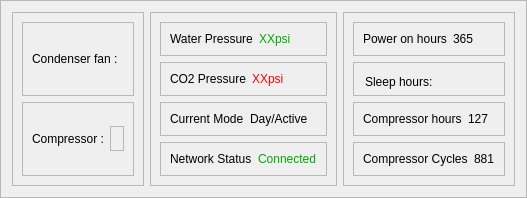
       <widget class="QFrame" name="frame_6">
        <property name="frameShape">
         <enum>QFrame::StyledPanel</enum>
        </property>
        <property name="frameShadow">
         <enum>QFrame::Raised</enum>
        </property>
        <layout class="QHBoxLayout" name="horizontalLayout_4">
         <item>
          <widget class="QFrame" name="frame_10">
           <property name="frameShape">
            <enum>QFrame::StyledPanel</enum>
           </property>
           <property name="frameShadow">
            <enum>QFrame::Raised</enum>
           </property>
           <layout class="QVBoxLayout" name="verticalLayout_6">
            <item>
             <widget class="QFrame" name="frame_25">
              <property name="frameShape">
               <enum>QFrame::StyledPanel</enum>
              </property>
              <property name="frameShadow">
               <enum>QFrame::Raised</enum>
              </property>
              <layout class="QHBoxLayout" name="horizontalLayout_17">
               <item>
                <widget class="QLabel" name="label_30">
                 <property name="text">
                  <string>Condenser fan :</string>
                 </property>
                </widget>
               </item>
               <item>
                <widget class="QFrame" name="frame_27">
                 <property name="minimumSize">
                  <size>
                   <width>0</width>
                   <height>25</height>
                  </size>
                 </property>
                 <property name="maximumSize">
                  <size>
                   <width>16777215</width>
                   <height>25</height>
                  </size>
                 </property>
                 <property name="frameShape">
                  <enum>QFrame::StyledPanel</enum>
                 </property>
                 <property name="frameShadow">
                  <enum>QFrame::Raised</enum>
                 </property>
                </widget>
               </item>
              </layout>
             </widget>
            </item>
            <item>
             <widget class="QFrame" name="frame_26">
              <property name="frameShape">
               <enum>QFrame::StyledPanel</enum>
              </property>
              <property name="frameShadow">
               <enum>QFrame::Raised</enum>
              </property>
              <layout class="QHBoxLayout" name="horizontalLayout_18">
               <item>
                <widget class="QLabel" name="label_32">
                 <property name="text">
                  <string>Compressor :</string>
                 </property>
                </widget>
               </item>
               <item>
                <widget class="QFrame" name="frame_28">
                 <property name="maximumSize">
                  <size>
                   <width>16777215</width>
                   <height>25</height>
                  </size>
                 </property>
                 <property name="frameShape">
                  <enum>QFrame::StyledPanel</enum>
                 </property>
                 <property name="frameShadow">
                  <enum>QFrame::Raised</enum>
                 </property>
                </widget>
               </item>
              </layout>
             </widget>
            </item>
           </layout>
          </widget>
         </item>
         <item>
          <widget class="QFrame" name="frame_11">
           <property name="frameShape">
            <enum>QFrame::StyledPanel</enum>
           </property>
           <property name="frameShadow">
            <enum>QFrame::Raised</enum>
           </property>
           <layout class="QVBoxLayout" name="verticalLayout_3">
            <item>
             <widget class="QFrame" name="frame_13">
              <property name="frameShape">
               <enum>QFrame::StyledPanel</enum>
              </property>
              <property name="frameShadow">
               <enum>QFrame::Raised</enum>
              </property>
              <layout class="QHBoxLayout" name="horizontalLayout_5">
               <item>
                <widget class="QLabel" name="label_6">
                 <property name="text">
                  <string>Water Pressure</string>
                 </property>
                </widget>
               </item>
               <item>
                <widget class="QLabel" name="label_7">
                 <property name="styleSheet">
                  <string notr="true">color: rgb(0, 170, 0);</string>
                 </property>
                 <property name="text">
                  <string>XXpsi</string>
                 </property>
                </widget>
               </item>
              </layout>
             </widget>
            </item>
            <item>
             <widget class="QFrame" name="frame_15">
              <property name="frameShape">
               <enum>QFrame::StyledPanel</enum>
              </property>
              <property name="frameShadow">
               <enum>QFrame::Raised</enum>
              </property>
              <layout class="QHBoxLayout" name="horizontalLayout_7">
               <item>
                <widget class="QLabel" name="label_10">
                 <property name="text">
                  <string>CO2 Pressure</string>
                 </property>
                </widget>
               </item>
               <item>
                <widget class="QLabel" name="label_11">
                 <property name="styleSheet">
                  <string notr="true">color: rgb(255, 0, 0);</string>
                 </property>
                 <property name="text">
                  <string>XXpsi</string>
                 </property>
                </widget>
               </item>
              </layout>
             </widget>
            </item>
            <item>
             <widget class="QFrame" name="frame_14">
              <property name="frameShape">
               <enum>QFrame::StyledPanel</enum>
              </property>
              <property name="frameShadow">
               <enum>QFrame::Raised</enum>
              </property>
              <layout class="QHBoxLayout" name="horizontalLayout_6">
               <item>
                <widget class="QLabel" name="label_8">
                 <property name="text">
                  <string>Current Mode</string>
                 </property>
                </widget>
               </item>
               <item>
                <widget class="QLabel" name="label_9">
                 <property name="text">
                  <string>Day/Active</string>
                 </property>
                </widget>
               </item>
              </layout>
             </widget>
            </item>
            <item>
             <widget class="QFrame" name="frame_16">
              <property name="frameShape">
               <enum>QFrame::StyledPanel</enum>
              </property>
              <property name="frameShadow">
               <enum>QFrame::Raised</enum>
              </property>
              <layout class="QHBoxLayout" name="horizontalLayout_8">
               <item>
                <widget class="QLabel" name="label_12">
                 <property name="text">
                  <string>Network Status</string>
                 </property>
                </widget>
               </item>
               <item>
                <widget class="QLabel" name="label_13">
                 <property name="styleSheet">
                  <string notr="true">color: rgb(85, 255, 0);
color: rgb(0, 170, 0);</string>
                 </property>
                 <property name="text">
                  <string>Connected</string>
                 </property>
                </widget>
               </item>
              </layout>
             </widget>
            </item>
           </layout>
          </widget>
         </item>
         <item>
          <widget class="QFrame" name="frame_12">
           <property name="frameShape">
            <enum>QFrame::StyledPanel</enum>
           </property>
           <property name="frameShadow">
            <enum>QFrame::Raised</enum>
           </property>
           <layout class="QVBoxLayout" name="verticalLayout_5">
            <item>
             <widget class="QFrame" name="frame_17">
              <property name="frameShape">
               <enum>QFrame::StyledPanel</enum>
              </property>
              <property name="frameShadow">
               <enum>QFrame::Raised</enum>
              </property>
              <layout class="QHBoxLayout" name="horizontalLayout_13">
               <item>
                <widget class="QLabel" name="label_22">
                 <property name="text">
                  <string>Power on hours</string>
                 </property>
                </widget>
               </item>
               <item>
                <widget class="QLabel" name="label_23">
                 <property name="text">
                  <string>365</string>
                 </property>
                </widget>
               </item>
              </layout>
             </widget>
            </item>
            <item>
             <widget class="QFrame" name="frame_23">
              <property name="frameShape">
               <enum>QFrame::StyledPanel</enum>
              </property>
              <property name="frameShadow">
               <enum>QFrame::Raised</enum>
              </property>
              <widget class="QLabel" name="label_26">
               <property name="geometry">
                <rect>
                 <x>12</x>
                 <y>12</y>
                 <width>73</width>
                 <height>16</height>
                </rect>
               </property>
               <property name="text">
                <string>Sleep hours:</string>
               </property>
              </widget>
              <widget class="QLabel" name="label_27">
               <property name="geometry">
                <rect>
                 <x>170</x>
                 <y>12</y>
                 <width>21</width>
                 <height>16</height>
                </rect>
               </property>
               <property name="text">
                <string>180</string>
               </property>
              </widget>
             </widget>
            </item>
            <item>
             <widget class="QFrame" name="frame_22">
              <property name="frameShape">
               <enum>QFrame::StyledPanel</enum>
              </property>
              <property name="frameShadow">
               <enum>QFrame::Raised</enum>
              </property>
              <layout class="QHBoxLayout" name="horizontalLayout_14">
               <item>
                <widget class="QLabel" name="label_24">
                 <property name="text">
                  <string>Compressor hours</string>
                 </property>
                </widget>
               </item>
               <item>
                <widget class="QLabel" name="label_25">
                 <property name="text">
                  <string>127</string>
                 </property>
                </widget>
               </item>
              </layout>
             </widget>
            </item>
            <item>
             <widget class="QFrame" name="frame_24">
              <property name="frameShape">
               <enum>QFrame::StyledPanel</enum>
              </property>
              <property name="frameShadow">
               <enum>QFrame::Raised</enum>
              </property>
              <layout class="QHBoxLayout" name="horizontalLayout_16">
               <item>
                <widget class="QLabel" name="label_28">
                 <property name="text">
                  <string>Compressor Cycles</string>
                 </property>
                </widget>
               </item>
               <item>
                <widget class="QLabel" name="label_29">
                 <property name="text">
                  <string>881</string>
                 </property>
                </widget>
               </item>
              </layout>
             </widget>
            </item>
           </layout>
          </widget>
         </item>
        </layout>
       </widget>
